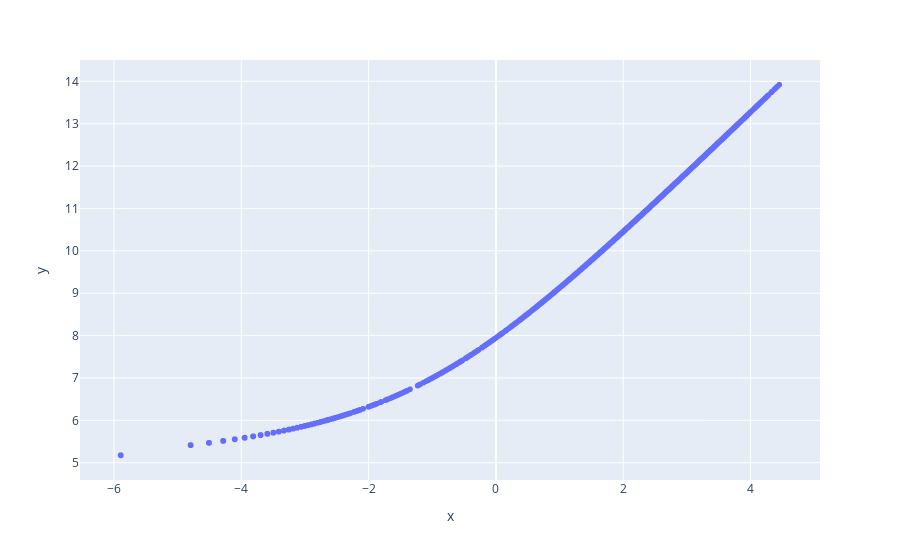

Notebook code cell kept with this figure:
### Code cell
px.scatter(x=clr2_df.ad927_d1_dnaid2017_TV4592A, y = vst.ad927_d1_dnaid2017_TV4592A)

### Figure 1 — Plotly figure (JSON) as saved in the notebook; plotly's stock layout.template omitted (floating-point values rounded to 4 significant figures; data arrays with more than 128 entries replaced by an {"elided": "..."} marker saying what was removed)
{"data": [{"hovertemplate": "x=%{x}<br>y=%{y}<extra></extra>", "legendgroup": "", "marker": {"color": "#636efa", "symbol": "circle"}, "mode": "markers", "name": "", "showlegend": false, "type": "scattergl", "x": {"elided": "3111 float values"}, "xaxis": "x", "y": {"elided": "3111 float values"}, "yaxis": "y"}], "layout": {"legend": {"tracegroupgap": 0}, "margin": {"t": 60}, "xaxis": {"anchor": "y", "domain": [0, 1], "title": {"text": "x"}}, "yaxis": {"anchor": "x", "domain": [0, 1], "title": {"text": "y"}}}}
